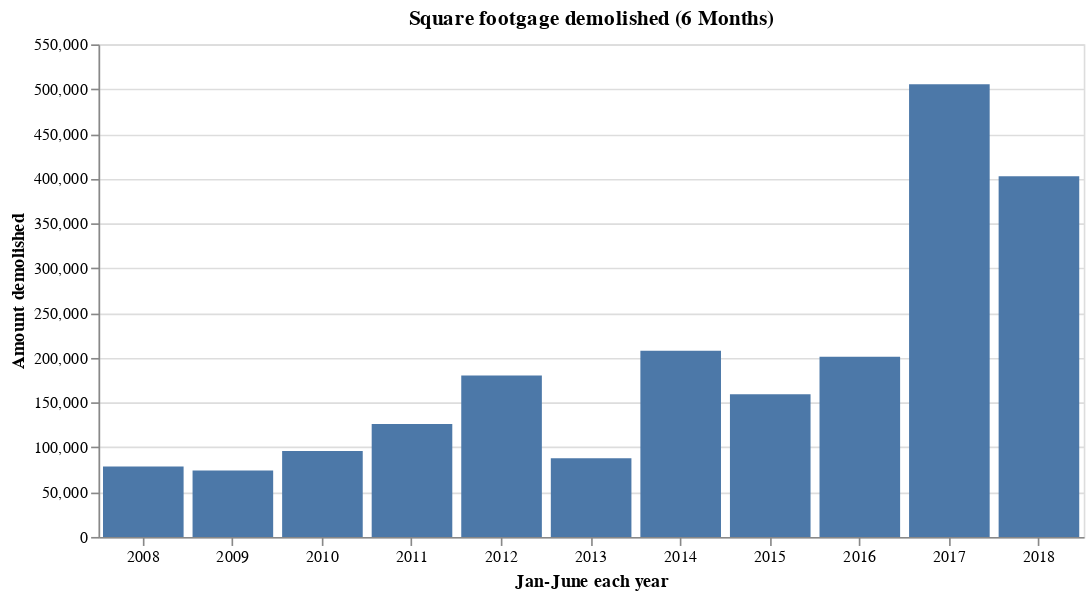

Notebook source saved alongside this figure:
### Code cell
# chart based on dataframe above
alt.Chart(
    demos_spft_6mo.reset_index(),
    title="Square footgage demolished (6 Months)"
).mark_bar().encode(
    x=alt.X("Year:O", axis=alt.Axis(title="Jan-June each year", labelAngle=0)),
    y=alt.Y("SqFt:Q", axis=alt.Axis(title="Amount demolished")),
).properties(width=600)

### Figure 1 — Vega-Lite specification as saved in the notebook (floating-point values rounded to 4 significant figures)
{"$schema": "https://vega.github.io/schema/vega-lite/v2.4.1.json", "config": {"view": {"height": 300, "width": 400}}, "data": {"values": [{"SqFt": 78621, "Year": "2008", "index": 0}, {"SqFt": 74045, "Year": "2009", "index": 1}, {"SqFt": 95895, "Year": "2010", "index": 2}, {"SqFt": 126032, "Year": "2011", "index": 3}, {"SqFt": 180176, "Year": "2012", "index": 4}, {"SqFt": 87939, "Year": "2013", "index": 5}, {"SqFt": 207848, "Year": "2014", "index": 6}, {"SqFt": 159388, "Year": "2015", "index": 7}, {"SqFt": 201239, "Year": "2016", "index": 8}, {"SqFt": 505389, "Year": "2017", "index": 9}, {"SqFt": 402593, "Year": "2018", "index": 10}]}, "encoding": {"x": {"axis": {"labelAngle": 0, "title": "Jan-June each year"}, "field": "Year", "type": "ordinal"}, "y": {"axis": {"title": "Amount demolished"}, "field": "SqFt", "type": "quantitative"}}, "mark": "bar", "title": "Square footgage demolished (6 Months)", "width": 600}
